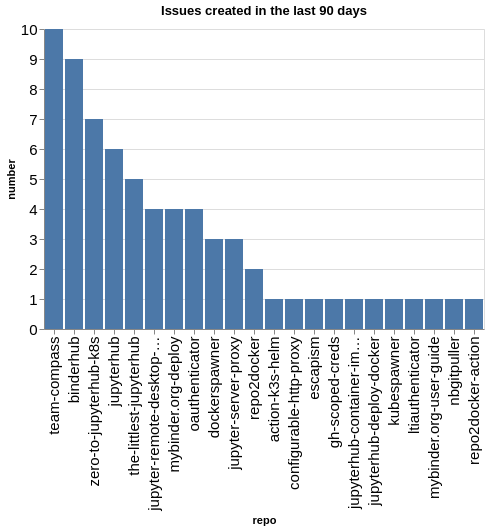

Notebook source saved alongside this figure:
### Code cell
created_counts = created.groupby(['org', 'repo']).count()['number'].reset_index()
created_counts['org/repo'] = created_counts.apply(lambda a: a['org'] + '/' + a['repo'], axis=1)
sorted_vals = created_counts.sort_values(['org', 'number'], ascending=False)['repo'].values
alt.Chart(data=created_counts, title=f"Issues created in the last {n_days} days").mark_bar().encode(
    x=alt.X('repo', sort=alt.Sort(sorted_vals.tolist())),
    y='number',
)

### Figure 1 — Vega-Lite specification as saved in the notebook (floating-point values rounded to 4 significant figures)
{"config": {"axisLeft": {"labelFontSize": 15}, "axisBottom": {"labelFontSize": 15}}, "data": {"name": "data-843a420690e0fa198563709b9584f12e"}, "mark": {"type": "bar"}, "encoding": {"x": {"field": "repo", "sort": ["team-compass", "binderhub", "zero-to-jupyterhub-k8s", "jupyterhub", "the-littlest-jupyterhub", "jupyter-remote-desktop-proxy", "mybinder.org-deploy", "oauthenticator", "dockerspawner", "jupyter-server-proxy", "repo2docker", "action-k3s-helm", "configurable-http-proxy", "escapism", "gh-scoped-creds", "jupyterhub-container-images", "jupyterhub-deploy-docker", "kubespawner", "ltiauthenticator", "mybinder.org-user-guide", "nbgitpuller", "repo2docker-action"], "type": "nominal"}, "y": {"field": "number", "type": "quantitative"}}, "title": "Issues created in the last 90 days", "$schema": "https://vega.github.io/schema/vega-lite/v5.20.1.json", "datasets": {"data-843a420690e0fa198563709b9584f12e": [{"org": "jupyterhub", "repo": "action-k3s-helm", "number": 1, "org/repo": "jupyterhub/action-k3s-helm"}, {"org": "jupyterhub", "repo": "binderhub", "number": 9, "org/repo": "jupyterhub/binderhub"}, {"org": "jupyterhub", "repo": "configurable-http-proxy", "number": 1, "org/repo": "jupyterhub/configurable-http-proxy"}, {"org": "jupyterhub", "repo": "dockerspawner", "number": 3, "org/repo": "jupyterhub/dockerspawner"}, {"org": "jupyterhub", "repo": "escapism", "number": 1, "org/repo": "jupyterhub/escapism"}, {"org": "jupyterhub", "repo": "gh-scoped-creds", "number": 1, "org/repo": "jupyterhub/gh-scoped-creds"}, {"org": "jupyterhub", "repo": "jupyter-remote-desktop-proxy", "number": 4, "org/repo": "jupyterhub/jupyter-remote-desktop-proxy"}, {"org": "jupyterhub", "repo": "jupyter-server-proxy", "number": 3, "org/repo": "jupyterhub/jupyter-server-proxy"}, {"org": "jupyterhub", "repo": "jupyterhub", "number": 6, "org/repo": "jupyterhub/jupyterhub"}, {"org": "jupyterhub", "repo": "jupyterhub-container-images", "number": 1, "org/repo": "jupyterhub/jupyterhub-container-images"}, {"org": "jupyterhub", "repo": "jupyterhub-deploy-docker", "number": 1, "org/repo": "jupyterhub/jupyterhub-deploy-docker"}, {"org": "jupyterhub", "repo": "kubespawner", "number": 1, "org/repo": "jupyterhub/kubespawner"}, {"org": "jupyterhub", "repo": "ltiauthenticator", "number": 1, "org/repo": "jupyterhub/ltiauthenticator"}, {"org": "jupyterhub", "repo": "mybinder.org-deploy", "number": 4, "org/repo": "jupyterhub/mybinder.org-deploy"}, {"org": "jupyterhub", "repo": "mybinder.org-user-guide", "number": 1, "org/repo": "jupyterhub/mybinder.org-user-guide"}, {"org": "jupyterhub", "repo": "nbgitpuller", "number": 1, "org/repo": "jupyterhub/nbgitpuller"}, {"org": "jupyterhub", "repo": "oauthenticator", "number": 4, "org/repo": "jupyterhub/oauthenticator"}, {"org": "jupyterhub", "repo": "repo2docker", "number": 2, "org/repo": "jupyterhub/repo2docker"}, {"org": "jupyterhub", "repo": "repo2docker-action", "number": 1, "org/repo": "jupyterhub/repo2docker-action"}, {"org": "jupyterhub", "repo": "team-compass", "number": 10, "org/repo": "jupyterhub/team-compass"}, {"org": "jupyterhub", "repo": "the-littlest-jupyterhub", "number": 5, "org/repo": "jupyterhub/the-littlest-jupyterhub"}, {"org": "jupyterhub", "repo": "zero-to-jupyterhub-k8s", "number": 7, "org/repo": "jupyterhub/zero-to-jupyterhub-k8s"}]}}
